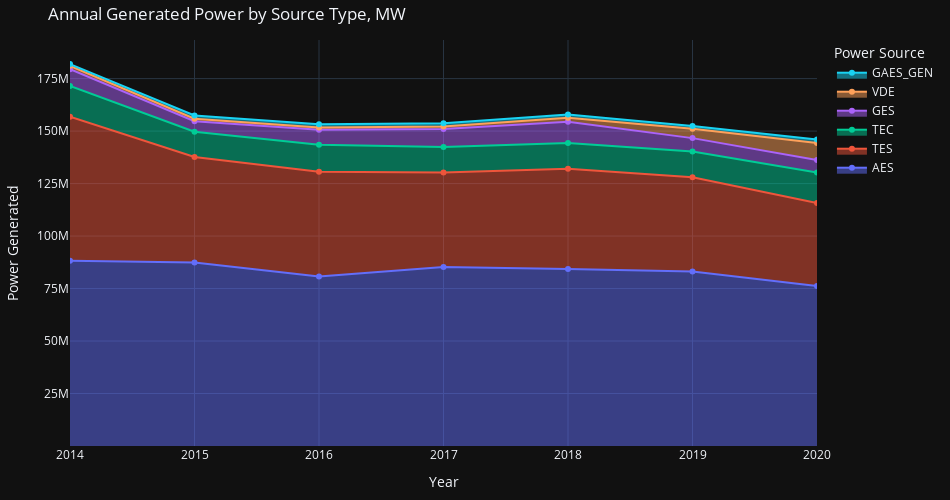

The code cell stored with this chart in its notebook:
### Markdown cell above
### 1. Power Generation Structure of Ukraine by years

### Code cell
import plotly.express as px

fig = px.area(df_1, x="year", y=['AES', 'TES', 'TEC', 'GES', 'VDE', 'GAES_GEN'], labels={"year": "Year", "variable": "Power Source", 'value': "Generation"}, template="plotly_dark")

fig.update_traces(textposition='top center', mode='lines+markers')

fig.update_layout(
    title = "Annual Generated Power by Source Type, MW",
    autosize=False,
    width=950,
    height=500,
    margin=dict(l=20, r=20, t=40, b=20),
    
    yaxis=dict(
        title_text="Power Generated",
        tickvals=[25e6, 50e6, 75e6, 100e6, 150e6, 125e6, 175e6],
        tickmode="array",
    ),
    
    legend=dict(
        traceorder="reversed",
    )
)

fig.update_yaxes(automargin=True, zeroline=False)
fig.update_xaxes(title_text='Year', zeroline=False)


fig.update_xaxes(showspikes=True, spikethickness=1, spikesnap="cursor", spikemode="across")
fig.update_yaxes(showspikes=True, spikethickness=1)

fig.show()

### Figure 1 — Plotly figure (JSON) as saved in the notebook; plotly's stock layout.template omitted (floating-point values rounded to 4 significant figures)
{"data": [{"hovertemplate": "Power Source=AES<br>Year=%{x}<br>Generation=%{y}<extra></extra>", "legendgroup": "AES", "line": {"color": "#636efa"}, "marker": {"symbol": "circle"}, "mode": "lines+markers", "name": "AES", "orientation": "v", "showlegend": true, "stackgroup": "1", "textposition": "top center", "type": "scatter", "x": [2014, 2015, 2016, 2017, 2018, 2019, 2020], "xaxis": "x", "y": [88204418, 87413763, 80762094, 85314258, 84351328, 83098265, 76210883], "yaxis": "y"}, {"hovertemplate": "Power Source=TES<br>Year=%{x}<br>Generation=%{y}<extra></extra>", "legendgroup": "TES", "line": {"color": "#EF553B"}, "marker": {"symbol": "circle"}, "mode": "lines+markers", "name": "TES", "orientation": "v", "showlegend": true, "stackgroup": "1", "textposition": "top center", "type": "scatter", "x": [2014, 2015, 2016, 2017, 2018, 2019, 2020], "xaxis": "x", "y": [68605877, 50259819, 49879543, 44945303, 47747092, 44877587, 39504024], "yaxis": "y"}, {"hovertemplate": "Power Source=TEC<br>Year=%{x}<br>Generation=%{y}<extra></extra>", "legendgroup": "TEC", "line": {"color": "#00cc96"}, "marker": {"symbol": "circle"}, "mode": "lines+markers", "name": "TEC", "orientation": "v", "showlegend": true, "stackgroup": "1", "textposition": "top center", "type": "scatter", "x": [2014, 2015, 2016, 2017, 2018, 2019, 2020], "xaxis": "x", "y": [14684731, 12041074, 12841033, 12208062, 12261018, 12251850, 14536545], "yaxis": "y"}, {"hovertemplate": "Power Source=GES<br>Year=%{x}<br>Generation=%{y}<extra></extra>", "legendgroup": "GES", "line": {"color": "#ab63fa"}, "marker": {"symbol": "circle"}, "mode": "lines+markers", "name": "GES", "orientation": "v", "showlegend": true, "stackgroup": "1", "textposition": "top center", "type": "scatter", "x": [2014, 2015, 2016, 2017, 2018, 2019, 2020], "xaxis": "x", "y": [7991074, 4964478, 7113989, 8531952, 10072767, 6422154, 5998680], "yaxis": "y"}, {"hovertemplate": "Power Source=VDE<br>Year=%{x}<br>Generation=%{y}<extra></extra>", "legendgroup": "VDE", "line": {"color": "#FFA15A"}, "marker": {"symbol": "circle"}, "mode": "lines+markers", "name": "VDE", "orientation": "v", "showlegend": true, "stackgroup": "1", "textposition": "top center", "type": "scatter", "x": [2014, 2015, 2016, 2017, 2018, 2019, 2020], "xaxis": "x", "y": [1606386, 1234936, 1093190, 1177032, 1863726, 4441801, 8124734], "yaxis": "y"}, {"hovertemplate": "Power Source=GAES_GEN<br>Year=%{x}<br>Generation=%{y}<extra></extra>", "legendgroup": "GAES_GEN", "line": {"color": "#19d3f3"}, "marker": {"symbol": "circle"}, "mode": "lines+markers", "name": "GAES_GEN", "orientation": "v", "showlegend": true, "stackgroup": "1", "textposition": "top center", "type": "scatter", "x": [2014, 2015, 2016, 2017, 2018, 2019, 2020], "xaxis": "x", "y": [839842, 1554857, 1621377, 1575099, 1564867, 1323192, 1561564], "yaxis": "y"}], "layout": {"autosize": false, "height": 500, "legend": {"title": {"text": "Power Source"}, "tracegroupgap": 0, "traceorder": "reversed"}, "margin": {"b": 20, "l": 20, "r": 20, "t": 40}, "title": {"text": "Annual Generated Power by Source Type, MW"}, "width": 950, "xaxis": {"anchor": "y", "autorange": true, "domain": [0, 1], "range": [2014, 2020], "showspikes": true, "spikemode": "across", "spikesnap": "cursor", "spikethickness": 1, "title": {"text": "Year"}, "type": "linear", "zeroline": false}, "yaxis": {"anchor": "x", "automargin": true, "autorange": true, "domain": [0, 1], "range": [0, 193400000.0], "showspikes": true, "spikethickness": 1, "tickmode": "array", "tickvals": [25000000, 50000000, 75000000, 100000000, 150000000, 125000000, 175000000], "title": {"text": "Power Generated"}, "type": "linear", "zeroline": false}}}
